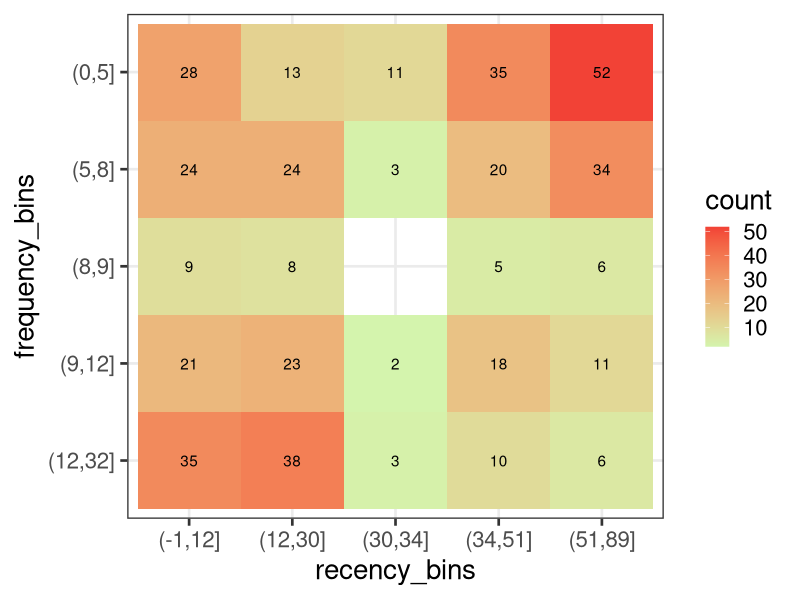
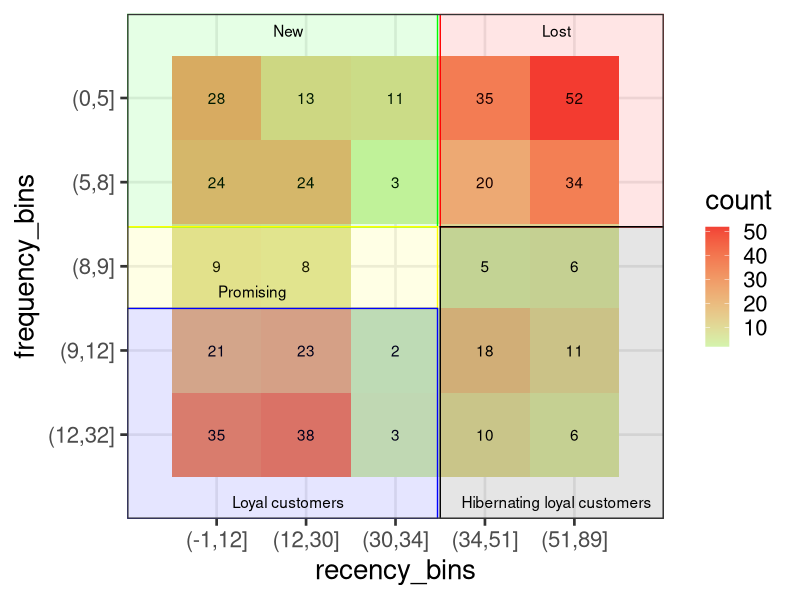

Reproduce these figures in R, in order. (Note: this script raises an error after producing the figures.)
## ---- chunk 1
library(dplyr)
library(ggplot2)
library(gridExtra)
library(data.table)
library(tm) # package for text mining
library(wordcloud) # for word visualization
library(ape) # dendrogram plotting
library(ggdendro) # dendrogram plotting
## ---- chunk 2
orders<-read.csv("orders_rfm.csv",sep=",")
head(orders,7)
## ---- chunk 3
orders$order_date<-as.Date(orders$order_date, format='%Y-%m-%d')
class(orders$order_date)
## ---- chunk 4
reporting_date <- as.Date('2017-04-01', format='%Y-%m-%d')
print(reporting_date)
class(reporting_date) #additional check
## ---- chunk 5
necessary_orders <- orders
necessary_orders <- filter(necessary_orders, order_date <= reporting_date)
## ---- chunk 6
length(unique(necessary_orders$client_id)) # Client ids
table(necessary_orders$product) # Times each product was bought
## ---- chunk 7
frm_tbl_initial <- necessary_orders %>%
  group_by(client_id) %>%
  summarise(order_frequency = n(), # amount of products
            order_recency = min(reporting_date - order_date), 
            # days since last order 
            order_monetary = sum(money_spent)) # total amount spent
head(frm_tbl_initial)
## ---- chunk 8
frm_tbl_initial$order_recency <- as.numeric(frm_tbl_initial$order_recency) 
class(frm_tbl_initial$order_recency)
## ---- chunk 9
summary(frm_tbl_initial) # to explore limits
## ---- chunk 10
fr_tbl <- mutate(frm_tbl_initial, 
                 frequency_bins = cut(order_frequency,
                                      breaks = c(0,5,8,9,12,32)))
table(fr_tbl$frequency_bins)

## ---- chunk 11
fr_tbl <- mutate(fr_tbl, 
                 recency_bins = cut(order_recency,
                                      breaks = c(-1,12,30,34,51,89)))
table(fr_tbl$recency_bins)
## ---- chunk 12
fr_tbl <- mutate(fr_tbl, 
                 monetary_bins = cut(order_monetary, 
                                     breaks=c(5,414,761,880,1215,3495)))
table(fr_tbl$monetary_bins)
## ---- chunk 13
fr_tbl$frequency_bins <- factor(fr_tbl$frequency_bins, levels=rev(levels(fr_tbl$frequency_bins)))
fr_tbl$monetary_bins <- factor(fr_tbl$monetary_bins, levels=rev(levels(fr_tbl$monetary_bins)))

table(frequency=fr_tbl$frequency_bins, recency=fr_tbl$recency_bins, monetary=fr_tbl$monetary_bins)
## ---- chunk 14

fr_tbl_counts <- fr_tbl %>% group_by(frequency_bins, recency_bins) %>% summarise(count=n())
p_basic <- ggplot(fr_tbl_counts, aes(x=recency_bins, y=frequency_bins)) + geom_tile(aes(fill=count))+ 
  geom_text(aes(label = count)) +
  scale_fill_gradient(low='#d4f4ad', high="#f24236") + theme_bw(base_size=20)
p_basic
## ---- chunk 15

p_quadrants <- p_basic +
  ggplot2::annotate("rect", xmin = 0, xmax=3.47, ymin=3.47, ymax=6, color='green', alpha=0.1, fill='green') +
  ggplot2::annotate("rect", xmin = 0, xmax=3.47, ymin=2.5, ymax=3.47, color='yellow', alpha=0.1, fill='yellow') +
  ggplot2::annotate("rect", xmin = 0, xmax=3.47, ymin=0, ymax=2.5, color='blue', alpha=0.1, fill='blue') +
  ggplot2::annotate("rect", xmin = 3.5, xmax=6, ymin=3.47, ymax=6, color='red', alpha=0.1, fill='red') +
  ggplot2::annotate("rect", xmin = 3.5, xmax=6, ymin=0, ymax=3.47, color='black', alpha=0.1, fill='black')
p_quadrants +
  ggplot2::annotate("text", x=1.8, y=5.8, label='New') +
  ggplot2::annotate("text", x=4.8, y=5.8, label='Lost') +
  ggplot2::annotate("text", x=1.4, y=2.7, label='Promising') +
  ggplot2::annotate("text", x=1.8, y=0.2, label='Loyal customers') +
  ggplot2::annotate("text", x=4.8, y=0.2, label='Hibernating loyal customers')
## ---- chunk 16
survey<-read.csv("customer_survey.csv",sep=" ")
head(survey,7)
## ---- chunk 17
#levels(survey$gender)
survey$gender<-as.numeric(survey$gender) - 1
survey$ownHome<-as.numeric(survey$ownHome) - 1
survey$subscribe<-as.numeric(survey$subscribe) - 1

head(survey,10)

## ---- chunk 18
data_clustering <- survey %>%
  mutate(age=scale(age), 
         gender=scale(gender), 
         income=scale(income),
         kids=scale(kids),
         ownHome=scale(ownHome),
         subscribe=scale(subscribe))
head(data_clustering)
## ---- chunk 19
# finding optimal number of clusters
elbow_method <- function(data, max_k=100){
  require(ggplot2)
  wss <- 0
  for (i in 1:max_k){
    wss[i] <- sum(kmeans(data, centers=i)$withinss)
  }
  p <- data.frame(number_of_clusters=c(1:max_k), wss=wss) %>%
    ggplot(aes(x=number_of_clusters, y=wss)) + geom_point() + 
    geom_line() + theme_bw() + ylab("Within groups sum of squares") #QUESTION
  return(print(p))
}

# apply the function
elbow_method(data_clustering[,-1],max_k=25)
## ---- chunk 20
clusters <- kmeans(data_clustering[,-1], centers = 9, nstart=20)
clusters

data_clustering$cluster <- as.factor(clusters$cluster) # we need it to be a factor for the plot
ggplot(data_clustering, aes(x=age, y=income, color=cluster)) + geom_point(size=2)
## ---- chunk 21
set.seed(42)
random_data_set<- sample_n(data_clustering, 30)
random_data_set<- as.data.frame(random_data_set) # we need this function just because the dendrogram cannot see labels

distance_m <- dist(as.matrix(random_data_set[,-1])) 
hc <- hclust(distance_m)
plot(hc)
